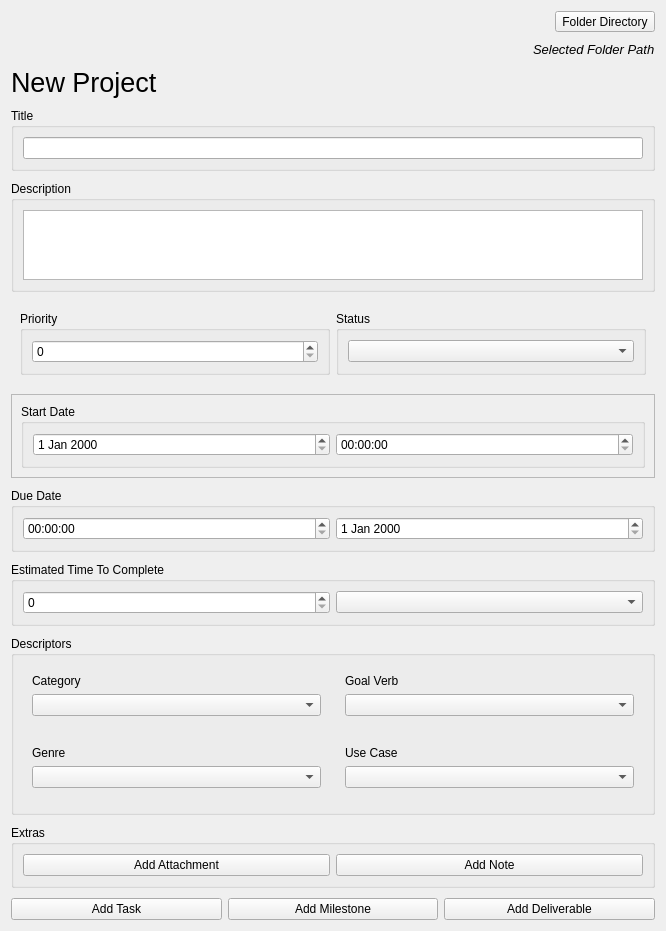
<?xml version="1.0" encoding="UTF-8"?>
<ui version="4.0">
 <class>Form</class>
 <widget class="QWidget" name="Form">
  <property name="geometry">
   <rect>
    <x>0</x>
    <y>0</y>
    <width>666</width>
    <height>775</height>
   </rect>
  </property>
  <property name="windowTitle">
   <string>Form</string>
  </property>
  <layout class="QVBoxLayout" name="verticalLayout">
   <property name="spacing">
    <number>10</number>
   </property>
   <item alignment="Qt::AlignRight">
    <widget class="QToolButton" name="folderDirectorySelect">
     <property name="text">
      <string>Folder Directory</string>
     </property>
    </widget>
   </item>
   <item alignment="Qt::AlignRight">
    <widget class="QLabel" name="selectedFolderPath">
     <property name="font">
      <font>
       <pointsize>10</pointsize>
       <italic>true</italic>
      </font>
     </property>
     <property name="text">
      <string>Selected Folder Path</string>
     </property>
     <property name="margin">
      <number>0</number>
     </property>
    </widget>
   </item>
   <item>
    <widget class="QLabel" name="newProjectFormLabel">
     <property name="font">
      <font>
       <pointsize>20</pointsize>
      </font>
     </property>
     <property name="text">
      <string>New Project</string>
     </property>
    </widget>
   </item>
   <item alignment="Qt::AlignTop">
    <widget class="QGroupBox" name="itemTitleContainer">
     <property name="sizePolicy">
      <sizepolicy hsizetype="Expanding" vsizetype="Maximum">
       <horstretch>1</horstretch>
       <verstretch>0</verstretch>
      </sizepolicy>
     </property>
     <property name="title">
      <string>Title</string>
     </property>
     <layout class="QHBoxLayout" name="horizontalLayout_3">
      <item alignment="Qt::AlignTop">
       <widget class="QLineEdit" name="itemTitleInput">
        <property name="sizePolicy">
         <sizepolicy hsizetype="Expanding" vsizetype="Fixed">
          <horstretch>1</horstretch>
          <verstretch>0</verstretch>
         </sizepolicy>
        </property>
       </widget>
      </item>
     </layout>
    </widget>
   </item>
   <item alignment="Qt::AlignTop">
    <widget class="QGroupBox" name="itemDescriptionContainer">
     <property name="sizePolicy">
      <sizepolicy hsizetype="Expanding" vsizetype="Maximum">
       <horstretch>1</horstretch>
       <verstretch>0</verstretch>
      </sizepolicy>
     </property>
     <property name="title">
      <string>Description</string>
     </property>
     <layout class="QHBoxLayout" name="horizontalLayout_4">
      <item alignment="Qt::AlignTop">
       <widget class="QTextEdit" name="itemDescriptionInput">
        <property name="sizePolicy">
         <sizepolicy hsizetype="Expanding" vsizetype="Maximum">
          <horstretch>1</horstretch>
          <verstretch>0</verstretch>
         </sizepolicy>
        </property>
       </widget>
      </item>
     </layout>
    </widget>
   </item>
   <item>
    <widget class="QFrame" name="frame">
     <property name="frameShape">
      <enum>QFrame::NoFrame</enum>
     </property>
     <property name="frameShadow">
      <enum>QFrame::Plain</enum>
     </property>
     <layout class="QHBoxLayout" name="horizontalLayout_2">
      <item>
       <widget class="QGroupBox" name="groupBox">
        <property name="title">
         <string>Priority</string>
        </property>
        <layout class="QHBoxLayout" name="horizontalLayout">
         <item>
          <widget class="QSpinBox" name="spinBox"/>
         </item>
        </layout>
       </widget>
      </item>
      <item>
       <widget class="QGroupBox" name="groupBox_2">
        <property name="title">
         <string>Status</string>
        </property>
        <layout class="QHBoxLayout" name="horizontalLayout_5">
         <item>
          <widget class="QComboBox" name="comboBox"/>
         </item>
        </layout>
       </widget>
      </item>
     </layout>
    </widget>
   </item>
   <item>
    <widget class="QFrame" name="frame_2">
     <property name="frameShape">
      <enum>QFrame::StyledPanel</enum>
     </property>
     <property name="frameShadow">
      <enum>QFrame::Raised</enum>
     </property>
     <layout class="QHBoxLayout" name="horizontalLayout_6">
      <item>
       <widget class="QGroupBox" name="groupBox_3">
        <property name="title">
         <string>Start Date</string>
        </property>
        <layout class="QHBoxLayout" name="horizontalLayout_7">
         <item>
          <widget class="QDateEdit" name="dateEdit"/>
         </item>
         <item>
          <widget class="QTimeEdit" name="timeEdit"/>
         </item>
        </layout>
       </widget>
      </item>
     </layout>
    </widget>
   </item>
   <item>
    <widget class="QGroupBox" name="groupBox_4">
     <property name="title">
      <string>Due Date</string>
     </property>
     <layout class="QHBoxLayout" name="horizontalLayout_8">
      <item>
       <widget class="QTimeEdit" name="timeEdit_2"/>
      </item>
      <item>
       <widget class="QDateEdit" name="dateEdit_2"/>
      </item>
     </layout>
    </widget>
   </item>
   <item>
    <widget class="QGroupBox" name="groupBox_5">
     <property name="title">
      <string>Estimated Time To Complete</string>
     </property>
     <layout class="QHBoxLayout" name="horizontalLayout_9">
      <item>
       <widget class="QSpinBox" name="spinBox_2"/>
      </item>
      <item>
       <widget class="QComboBox" name="comboBox_2"/>
      </item>
     </layout>
    </widget>
   </item>
   <item>
    <widget class="QGroupBox" name="groupBox_6">
     <property name="title">
      <string>Descriptors</string>
     </property>
     <layout class="QGridLayout" name="gridLayout">
      <item row="0" column="1">
       <widget class="QFrame" name="frame_5">
        <property name="frameShape">
         <enum>QFrame::NoFrame</enum>
        </property>
        <property name="frameShadow">
         <enum>QFrame::Plain</enum>
        </property>
        <layout class="QVBoxLayout" name="verticalLayout_3">
         <item>
          <widget class="QLabel" name="label">
           <property name="text">
            <string>Goal Verb</string>
           </property>
          </widget>
         </item>
         <item>
          <widget class="QComboBox" name="comboBox_4"/>
         </item>
        </layout>
       </widget>
      </item>
      <item row="0" column="0">
       <widget class="QFrame" name="frame_6">
        <property name="frameShape">
         <enum>QFrame::NoFrame</enum>
        </property>
        <property name="frameShadow">
         <enum>QFrame::Plain</enum>
        </property>
        <layout class="QVBoxLayout" name="verticalLayout_4">
         <item>
          <widget class="QLabel" name="label_2">
           <property name="text">
            <string>Category</string>
           </property>
          </widget>
         </item>
         <item>
          <widget class="QComboBox" name="comboBox_3"/>
         </item>
        </layout>
       </widget>
      </item>
      <item row="2" column="0">
       <widget class="QFrame" name="frame_3">
        <property name="frameShape">
         <enum>QFrame::NoFrame</enum>
        </property>
        <property name="frameShadow">
         <enum>QFrame::Plain</enum>
        </property>
        <layout class="QHBoxLayout" name="horizontalLayout_11">
         <property name="leftMargin">
          <number>0</number>
         </property>
         <property name="topMargin">
          <number>0</number>
         </property>
         <property name="rightMargin">
          <number>0</number>
         </property>
         <property name="bottomMargin">
          <number>0</number>
         </property>
        </layout>
       </widget>
      </item>
      <item row="4" column="0">
       <widget class="QFrame" name="frame_4">
        <property name="frameShape">
         <enum>QFrame::NoFrame</enum>
        </property>
        <property name="frameShadow">
         <enum>QFrame::Plain</enum>
        </property>
        <layout class="QHBoxLayout" name="horizontalLayout_10">
         <property name="leftMargin">
          <number>0</number>
         </property>
         <property name="topMargin">
          <number>0</number>
         </property>
         <property name="rightMargin">
          <number>0</number>
         </property>
         <property name="bottomMargin">
          <number>0</number>
         </property>
        </layout>
       </widget>
      </item>
      <item row="3" column="0">
       <widget class="QFrame" name="frame_7">
        <property name="frameShape">
         <enum>QFrame::NoFrame</enum>
        </property>
        <property name="frameShadow">
         <enum>QFrame::Plain</enum>
        </property>
        <layout class="QVBoxLayout" name="verticalLayout_5">
         <item>
          <widget class="QLabel" name="label_3">
           <property name="text">
            <string>Genre</string>
           </property>
          </widget>
         </item>
         <item>
          <widget class="QComboBox" name="comboBox_5"/>
         </item>
        </layout>
       </widget>
      </item>
      <item row="3" column="1">
       <widget class="QFrame" name="frame_8">
        <property name="frameShape">
         <enum>QFrame::NoFrame</enum>
        </property>
        <property name="frameShadow">
         <enum>QFrame::Plain</enum>
        </property>
        <layout class="QVBoxLayout" name="verticalLayout_2">
         <item>
          <widget class="QLabel" name="label_4">
           <property name="text">
            <string>Use Case</string>
           </property>
          </widget>
         </item>
         <item>
          <widget class="QComboBox" name="comboBox_6"/>
         </item>
        </layout>
       </widget>
      </item>
     </layout>
    </widget>
   </item>
   <item>
    <widget class="QFrame" name="frame_9">
     <property name="frameShape">
      <enum>QFrame::NoFrame</enum>
     </property>
     <property name="frameShadow">
      <enum>QFrame::Plain</enum>
     </property>
     <layout class="QHBoxLayout" name="horizontalLayout_12">
      <property name="leftMargin">
       <number>0</number>
      </property>
      <property name="topMargin">
       <number>0</number>
      </property>
      <property name="rightMargin">
       <number>0</number>
      </property>
      <property name="bottomMargin">
       <number>0</number>
      </property>
      <item>
       <widget class="QGroupBox" name="groupBox_7">
        <property name="title">
         <string>Extras</string>
        </property>
        <layout class="QHBoxLayout" name="horizontalLayout_13">
         <item>
          <widget class="QPushButton" name="pushButton_2">
           <property name="text">
            <string>Add Attachment</string>
           </property>
          </widget>
         </item>
         <item>
          <widget class="QPushButton" name="pushButton">
           <property name="text">
            <string>Add Note</string>
           </property>
          </widget>
         </item>
        </layout>
       </widget>
      </item>
     </layout>
    </widget>
   </item>
   <item>
    <widget class="QFrame" name="frame_10">
     <property name="frameShape">
      <enum>QFrame::NoFrame</enum>
     </property>
     <property name="frameShadow">
      <enum>QFrame::Plain</enum>
     </property>
     <layout class="QHBoxLayout" name="horizontalLayout_14">
      <property name="leftMargin">
       <number>0</number>
      </property>
      <property name="topMargin">
       <number>0</number>
      </property>
      <property name="rightMargin">
       <number>0</number>
      </property>
      <property name="bottomMargin">
       <number>0</number>
      </property>
      <item>
       <widget class="QPushButton" name="pushButton_3">
        <property name="text">
         <string>Add Task</string>
        </property>
       </widget>
      </item>
      <item>
       <widget class="QPushButton" name="pushButton_4">
        <property name="text">
         <string>Add Milestone</string>
        </property>
       </widget>
      </item>
      <item>
       <widget class="QPushButton" name="pushButton_5">
        <property name="text">
         <string>Add Deliverable</string>
        </property>
       </widget>
      </item>
     </layout>
    </widget>
   </item>
   <item>
    <spacer name="verticalSpacer">
     <property name="orientation">
      <enum>Qt::Vertical</enum>
     </property>
     <property name="sizeHint" stdset="0">
      <size>
       <width>20</width>
       <height>40</height>
      </size>
     </property>
    </spacer>
   </item>
  </layout>
 </widget>
 <resources/>
 <connections/>
</ui>
